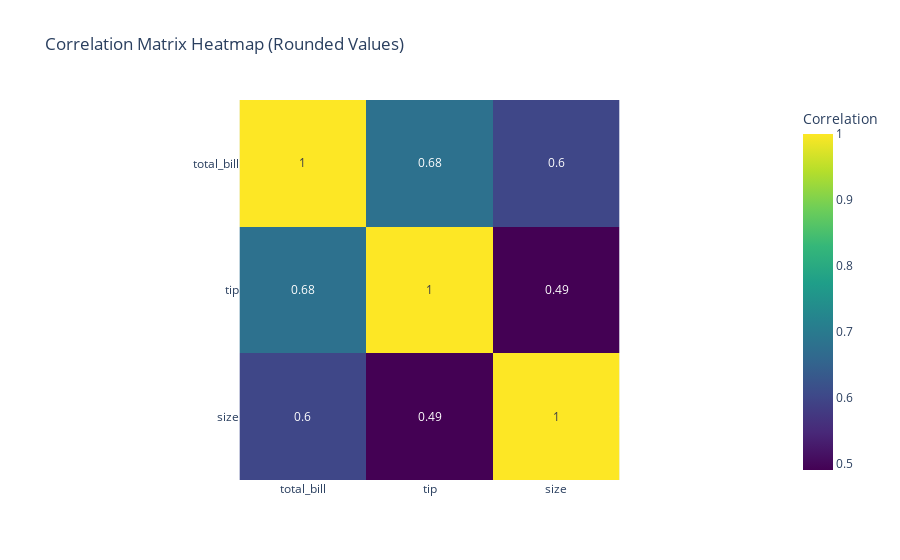

Write notebook code for a chart like this one.
### Code cell
# Display a heatmap with rounded values for the correlation matrix

# Compute the correlation matrix and round values
correlation_matrix = tips.corr(numeric_only=True).round(2)  # Round to 2 decimal places

# Create an annotated heatmap using Plotly
fig = px.imshow(
    correlation_matrix,
    text_auto=True,  # Display values inside the heatmap
    labels=dict(color="Correlation"),
    x=correlation_matrix.columns,
    y=correlation_matrix.index,
    title="Correlation Matrix Heatmap (Rounded Values)",
    color_continuous_scale="Viridis"
)

# Show the figure
fig.show()

### Figure 1 — Plotly figure (JSON) as saved in the notebook; plotly's stock layout.template omitted (floating-point values rounded to 4 significant figures)
{"data": [{"coloraxis": "coloraxis", "hovertemplate": "x: %{x}<br>y: %{y}<br>Correlation: %{z}<extra></extra>", "name": "0", "texttemplate": "%{z}", "type": "heatmap", "x": ["total_bill", "tip", "size"], "xaxis": "x", "y": ["total_bill", "tip", "size"], "yaxis": "y", "z": [[1, 0.68, 0.6], [0.68, 1, 0.49], [0.6, 0.49, 1]]}], "layout": {"coloraxis": {"colorbar": {"title": {"text": "Correlation"}}, "colorscale": [[0, "#440154"], [0.1111, "#482878"], [0.2222, "#3e4989"], [0.3333, "#31688e"], [0.4444, "#26828e"], [0.5556, "#1f9e89"], [0.6667, "#35b779"], [0.7778, "#6ece58"], [0.8889, "#b5de2b"], [1, "#fde725"]]}, "title": {"text": "Correlation Matrix Heatmap (Rounded Values)"}, "xaxis": {"anchor": "y", "constrain": "domain", "domain": [0, 1], "scaleanchor": "y"}, "yaxis": {"anchor": "x", "autorange": "reversed", "constrain": "domain", "domain": [0, 1]}}}
